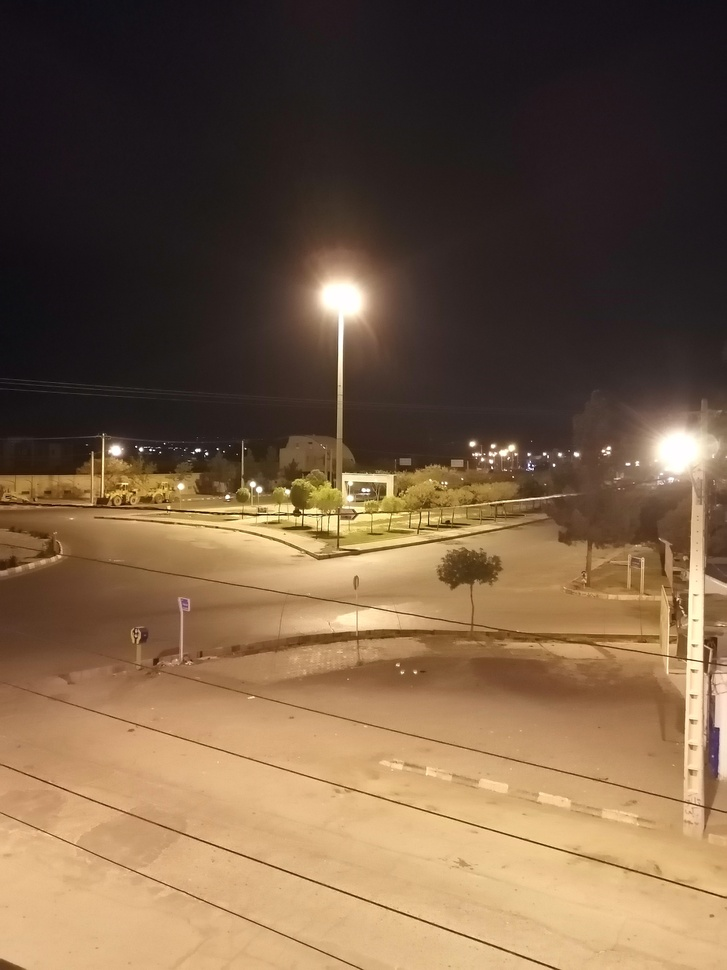
%> input picture excersiecs/ssaharrf1375/14/5.jpg, 727 x 970 px, shrunk from 4224 x 5632 before the run, given in place of 5.png, which was not available
$ octave tamrin5.m   (GNU Octave 9; MATLAB toolbox functions it lacks are replaced by stand-ins)
%> lines starting %> are read from the running program, lines starting %| are printed output that depends on the picture; pictures that were not available may be replaced by others from this repository, and a replacement may not be noted
I = imread('C:\Users\PC\Desktop\5.png');
%> I is the input picture: size 970x727x3 uint8; mean R, G, B 118, 93.3, 69.2
subplot(2,2,1)
imshow(I)
title 'original image'
% Flip left/right:
Ir = flipdim(I,2);
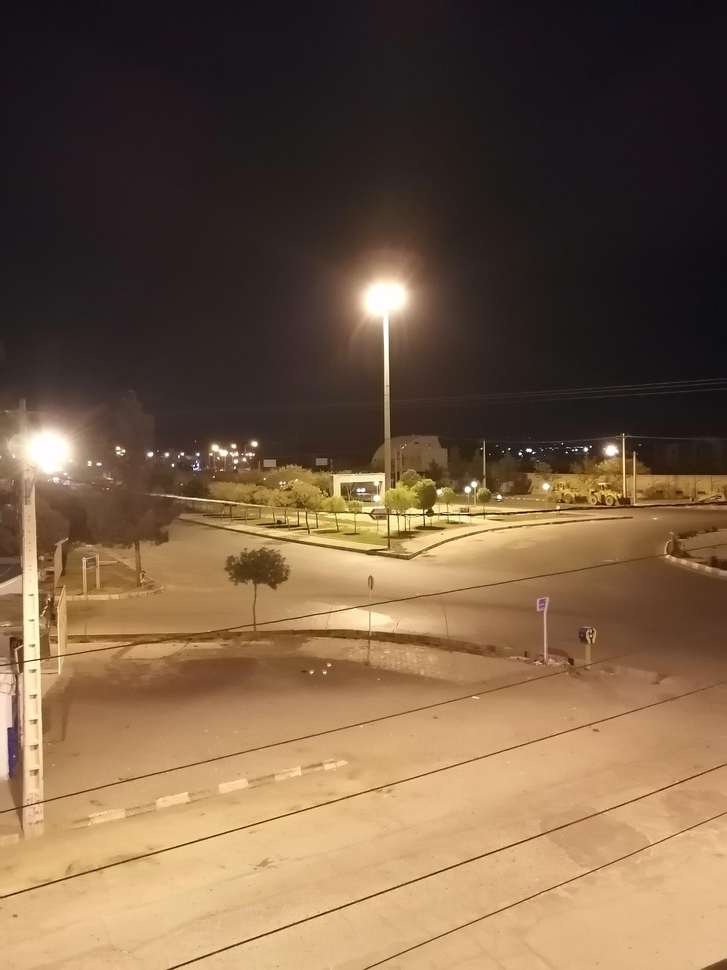
%> Ir: size 970x727x3 uint8; mean R, G, B 118, 93.3, 69.2; mean of the top-left, top-right, bottom-left and bottom-right quarters 44.5, 37.9, 146.3, 145.3
subplot(2,2,2)
imshow(Ir)
title 'flipped image'
% Join the original and flipped images:
IIr = horzcat(I,Ir);
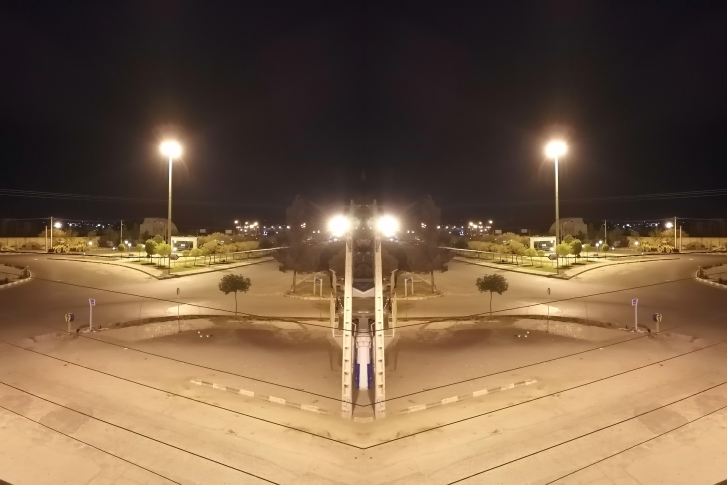
%> IIr: size 970x1454x3 uint8 (shown at 1/2 size); mean R, G, B 118, 93.3, 69.2
subplot(2,2,3:4)
imshow(IIr)
title 'joined images'

$ run again, with excersiecs/ssaharrf1375/14/4.jpg copied over excersiecs/ssaharrf1375/14/5.jpg
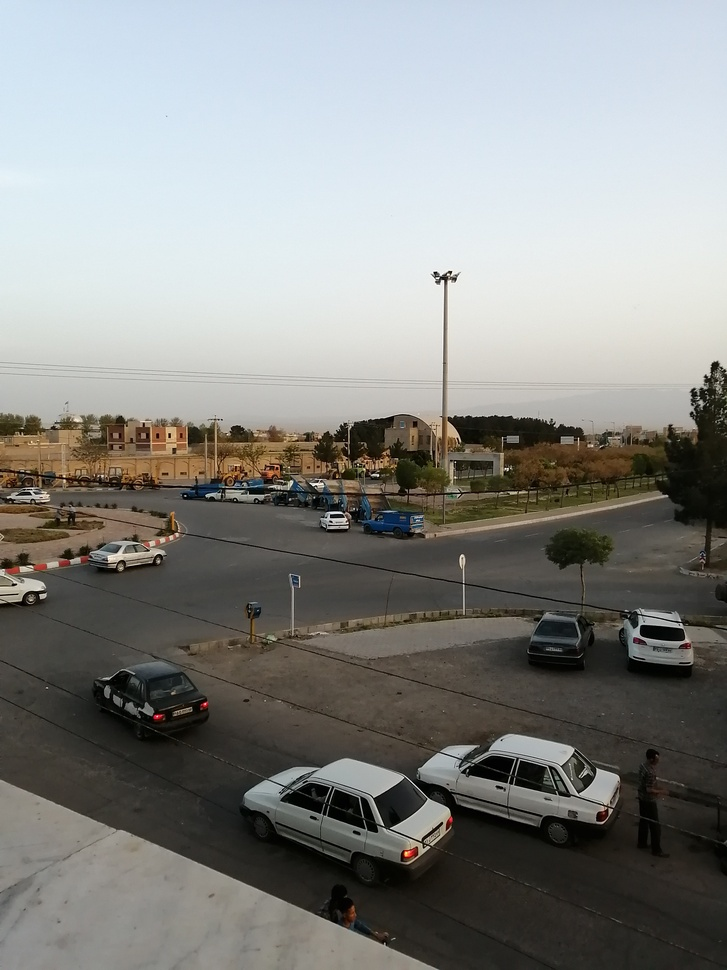
%> input picture excersiecs/ssaharrf1375/14/4.jpg, 727 x 970 px, shrunk from 4224 x 5632 before the run, given in place of 5.png, which was not available
%> I is the input picture: size 970x727x3 uint8; mean R, G, B 136.5, 137.5, 134.7
%> `Ir = flipdim(I,2);`:
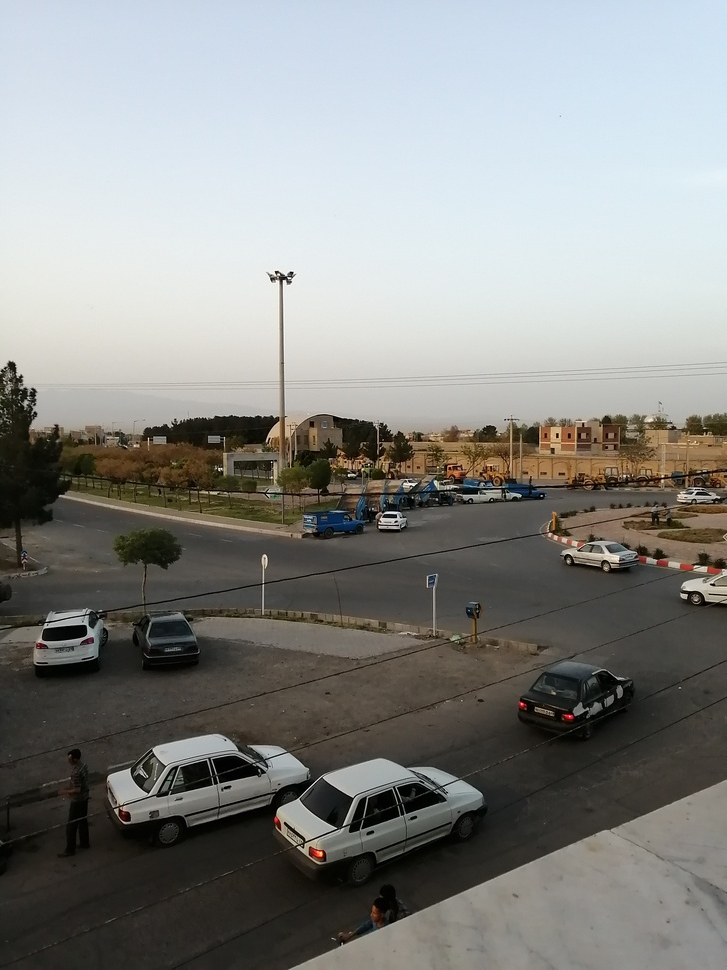
%> Ir: size 970x727x3 uint8; mean R, G, B 136.5, 137.5, 134.7; mean of the top-left, top-right, bottom-left and bottom-right quarters 198.5, 205.2, 58.8, 82.2
%> `IIr = horzcat(I,Ir);`:
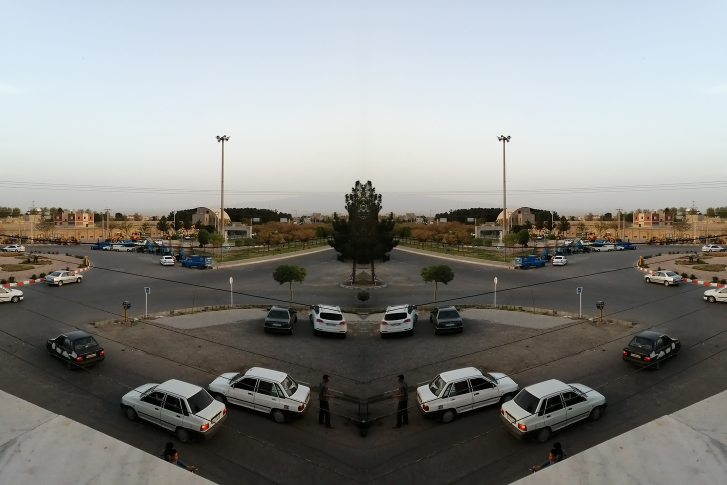
%> IIr: size 970x1454x3 uint8 (shown at 1/2 size); mean R, G, B 136.5, 137.5, 134.7

$ run again, with excersiecs/ssaharrf1375/14/IMG_20210407_185210.jpg copied over excersiecs/ssaharrf1375/14/5.jpg
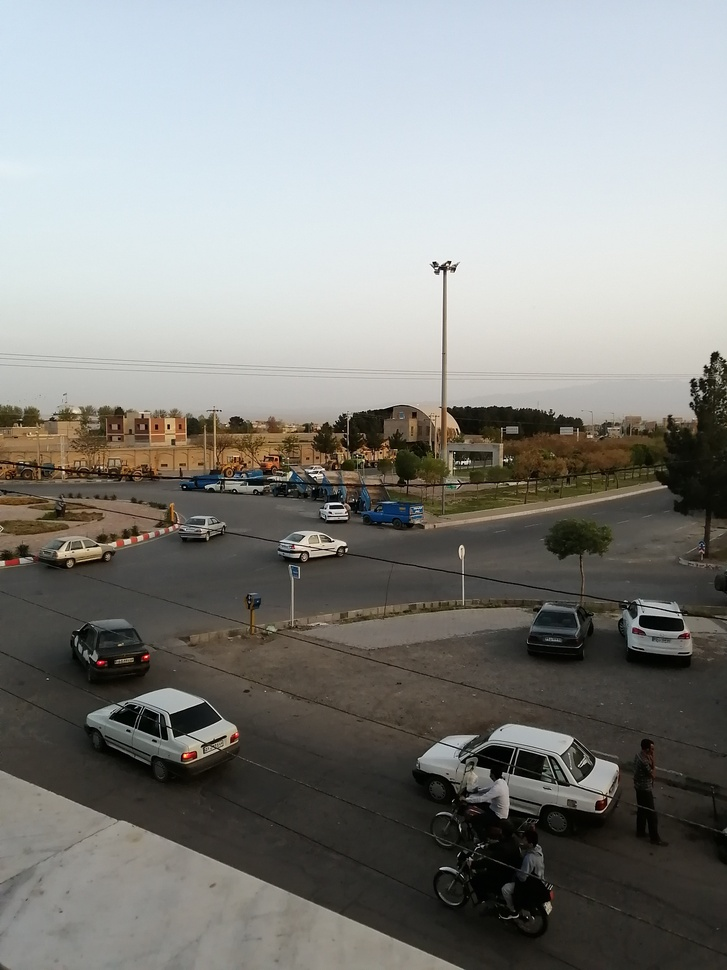
%> input picture excersiecs/ssaharrf1375/14/IMG_20210407_185210.jpg, 727 x 970 px, shrunk from 4224 x 5632 before the run, given in place of 5.png, which was not available
%> I is the input picture: size 970x727x3 uint8; mean R, G, B 134.1, 134.7, 131.5
%> `Ir = flipdim(I,2);`:
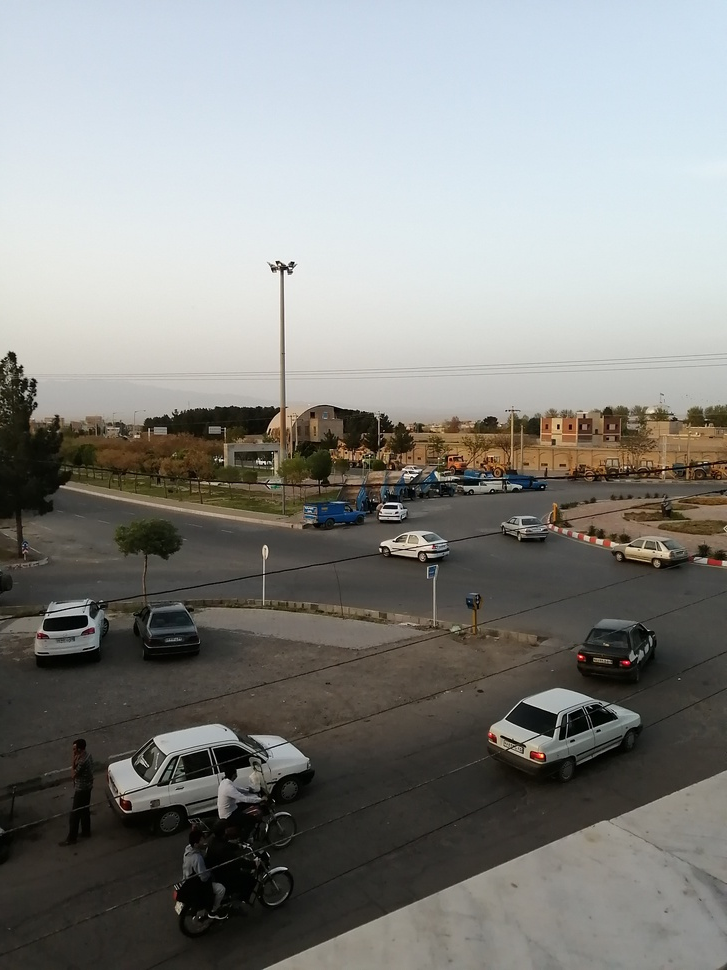
%> Ir: size 970x727x3 uint8; mean R, G, B 134.1, 134.7, 131.5; mean of the top-left, top-right, bottom-left and bottom-right quarters 193.2, 200.2, 56.6, 83.7
%> `IIr = horzcat(I,Ir);`:
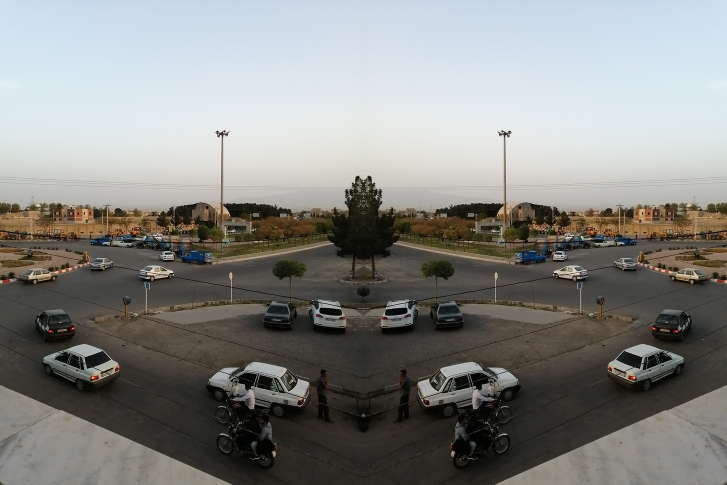
%> IIr: size 970x1454x3 uint8 (shown at 1/2 size); mean R, G, B 134.1, 134.7, 131.5
